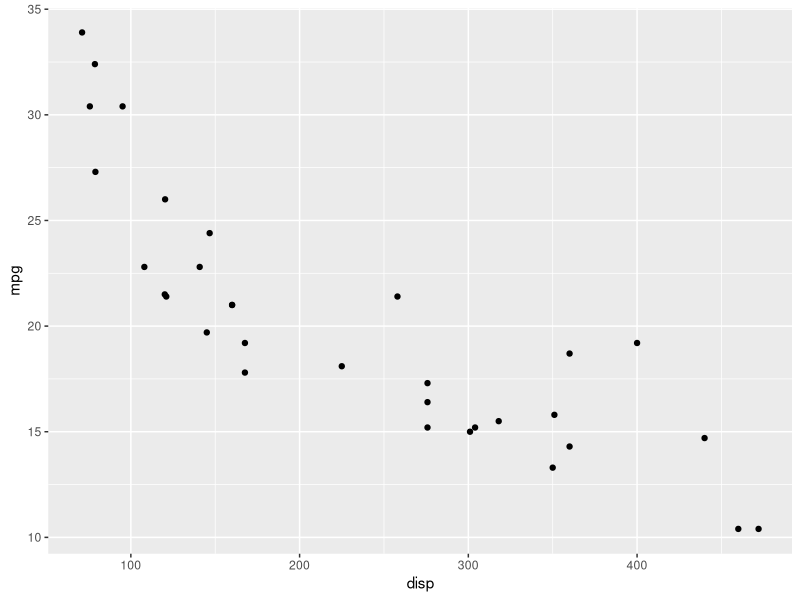
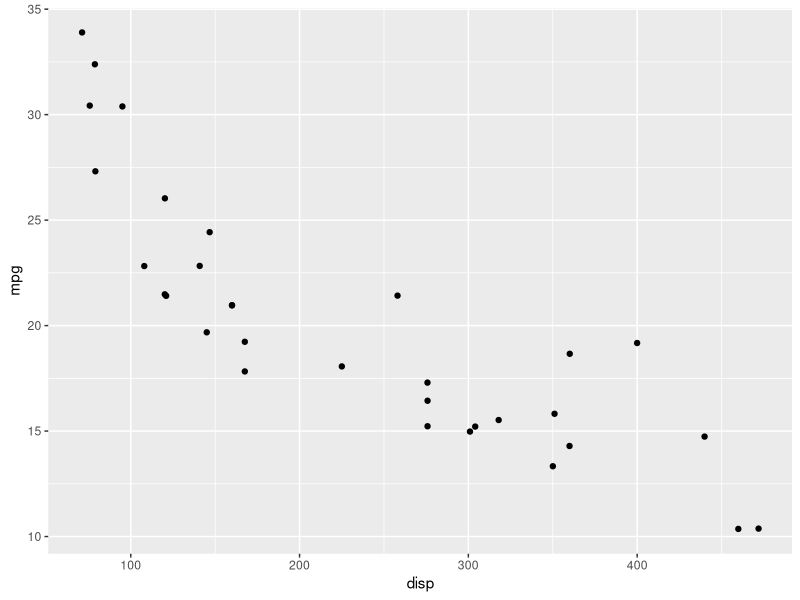
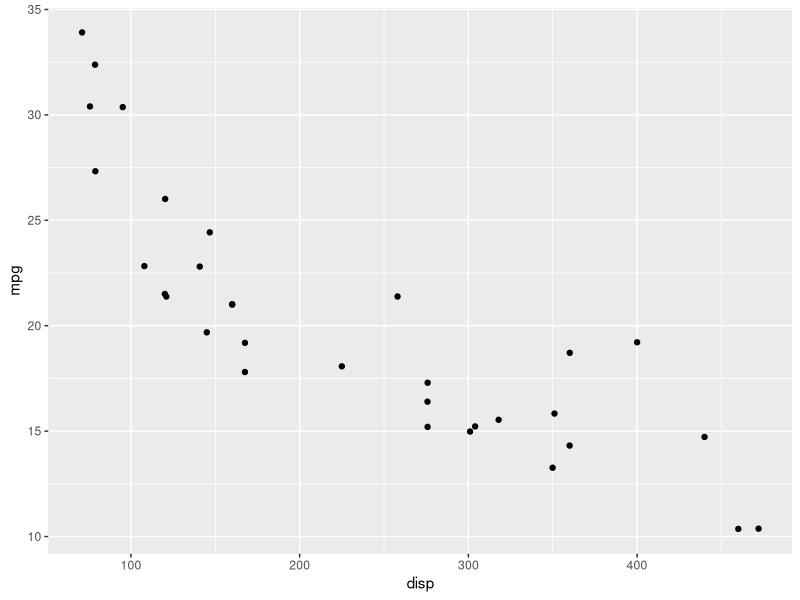
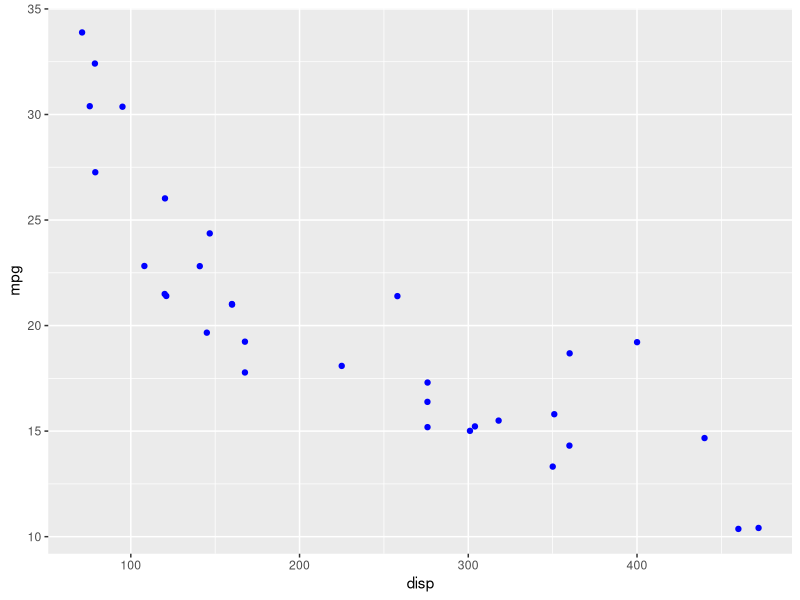
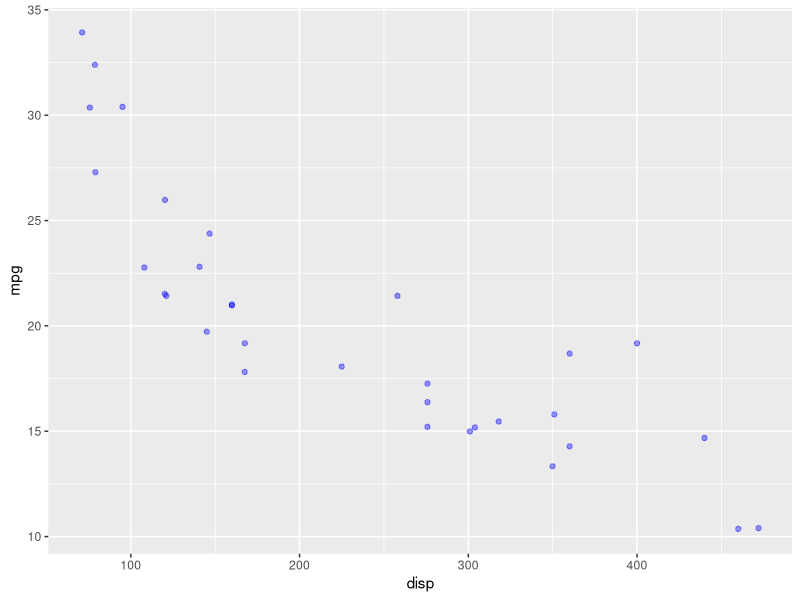
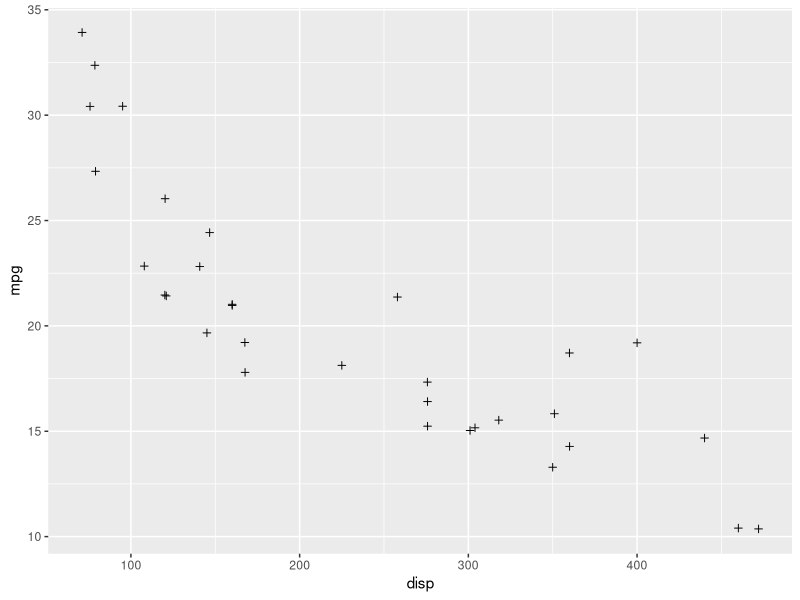
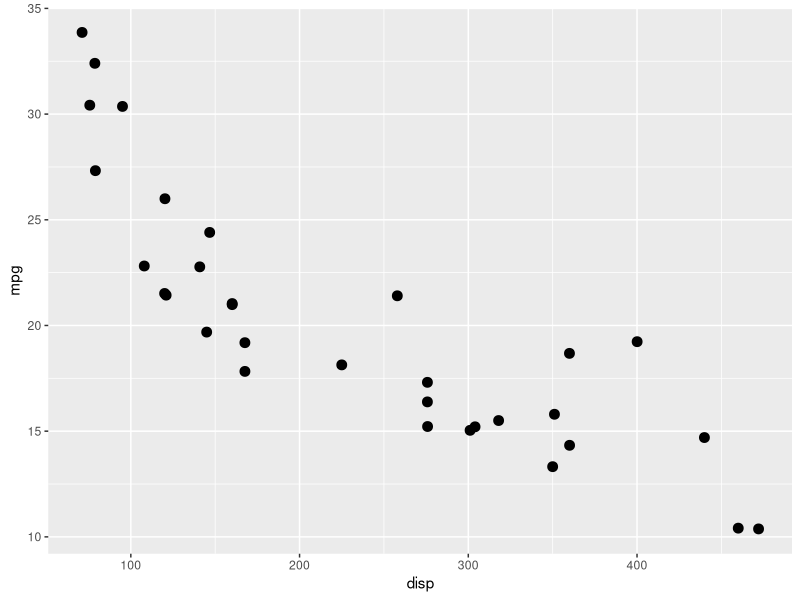
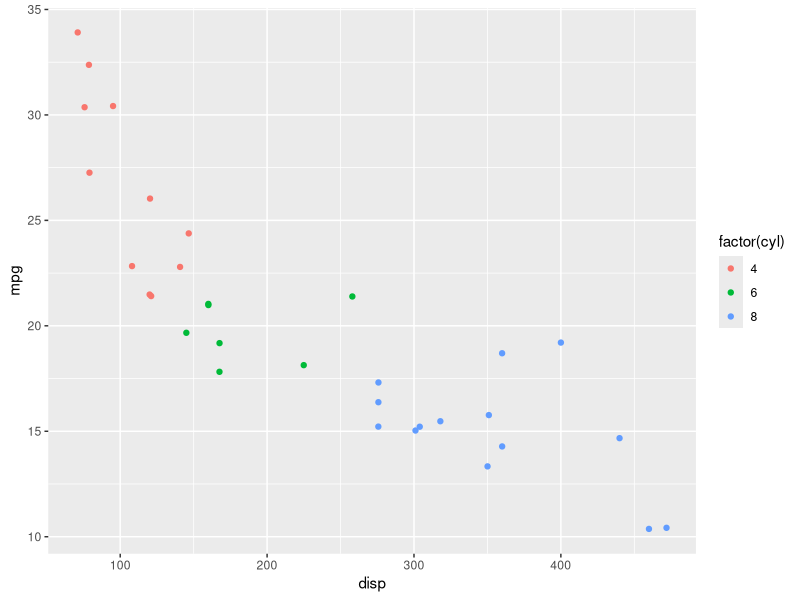

R code for these plots, in order:
## ---- chunk 1
library(ggplot2)
library(readr)
## ---- chunk 2
ggplot(mtcars) +
  geom_point(aes(disp, mpg))
## ---- chunk 3
ggplot(mtcars) +
  geom_point(aes(disp, mpg), position = 'jitter')
## ---- chunk 4
ggplot(mtcars) +
  geom_jitter(aes(disp, mpg))
## ---- chunk 5
ggplot(mtcars) +
  geom_point(aes(disp, mpg), color = 'blue', position = 'jitter')
## ---- chunk 6
ggplot(mtcars) +
  geom_point(aes(disp, mpg), color = 'blue', alpha = 0.4, position = 'jitter')
## ---- chunk 7
ggplot(mtcars) +
  geom_point(aes(disp, mpg), shape = 3, position = 'jitter')
## ---- chunk 8
ggplot(mtcars) +
  geom_point(aes(disp, mpg), size = 3, position = 'jitter')
## ---- chunk 9
ggplot(mtcars) +
  geom_point(aes(disp, mpg, color = factor(cyl)), 
             position = 'jitter')
## ---- chunk 10
ggplot(mtcars) +
  geom_point(aes(disp, mpg, color = hp), 
             position = 'jitter')
## ---- chunk 11
ggplot(mtcars) +
  geom_point(aes(disp, mpg, shape = factor(cyl)), position = 'jitter')
## ---- chunk 12
ggplot(mtcars) +
  geom_point(aes(disp, mpg, size = hp), color = 'blue', position = 'jitter')
## ---- chunk 13
ggplot(mtcars) +
  geom_point(aes(disp, mpg, size = factor(cyl)), color = 'blue', position = 'jitter')
## ---- chunk 14
ggplot(mtcars, aes(disp, mpg)) +
  geom_point(position = 'jitter') +
  geom_smooth(method = 'lm', se = FALSE)
## ---- chunk 15
ggplot(mtcars, aes(disp, mpg)) +
  geom_point(position = 'jitter') +
  geom_smooth(method = 'lm', se = TRUE)
## ---- chunk 16
ggplot(mtcars, aes(disp, mpg)) +
  geom_point(position = 'jitter') +
  geom_smooth(method = 'loess', se = FALSE)
## ---- chunk 17
lm(mpg ~ disp, data = mtcars)
## ---- chunk 18
ggplot(mtcars, aes(disp, mpg)) +
  geom_point(position = 'jitter') +
  geom_abline(slope = -0.04122, intercept = 29.59985)
